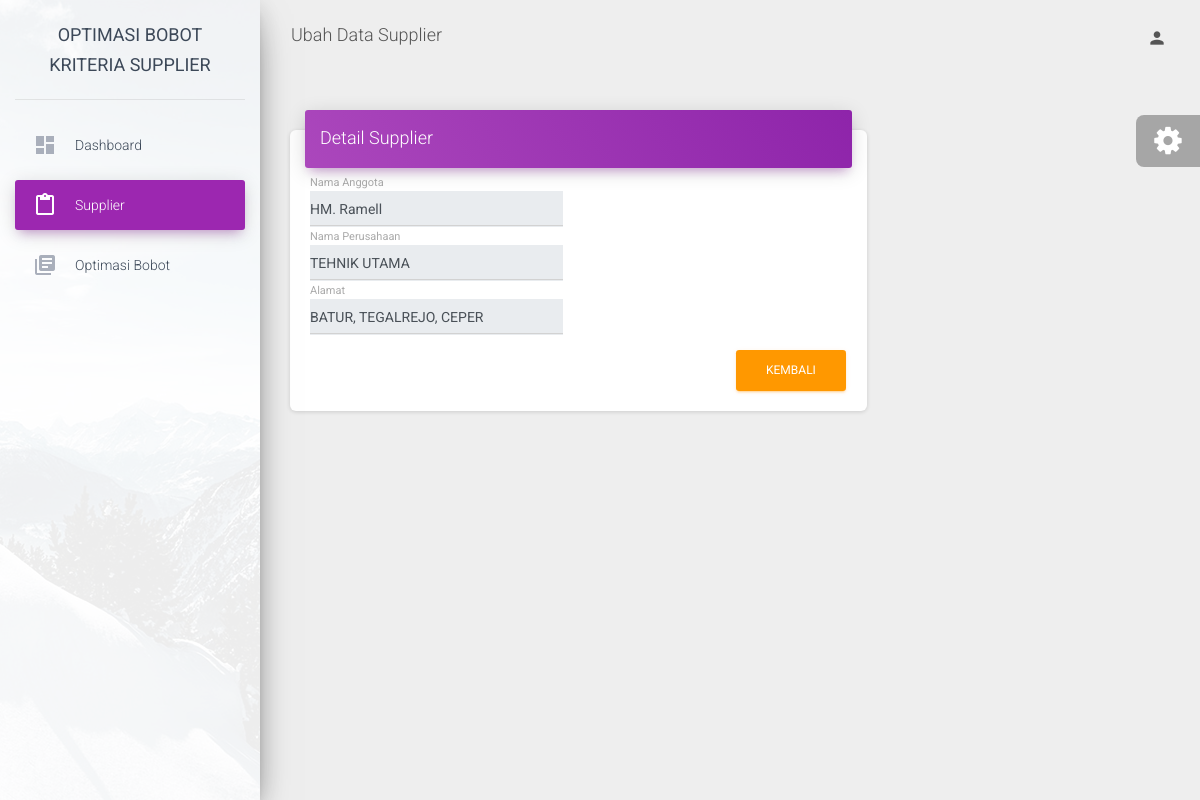
The app's page /welcome/update_supplier/155 with its own data.
### tables this page shows
CREATE TABLE `tb_supplier` (
  `id_anggota` int(11) NOT NULL,
  `nama_anggota` varchar(255) NOT NULL,
  `nama_perusahaan` varchar(255) NOT NULL,
  `alamat` text NOT NULL
);

### application/controllers/Welcome.php (called while the page is built, shortened)
<?php
class Welcome extends CI_Controller
{
	public function __construct()
	{
		$this->load->model("supplier_model");
		$this->load->model("bobot_model");
		$this->load->model("user_model");
		$this->load->library('form_validation');
	}
	public function update_supplier($id)
	{
		$data['title']		= 'Ubah Data Supplier';
		$data['nav']		= '3';
		$data['supplier']	= $this->db->get_where('tb_supplier', ['id_anggota' => $id])->row_array();
		$this->load->view('_partials/head', $data);
		$this->load->view('_partials/sidebar', $data);
		$this->load->view('_partials/topbar', $data);
		$this->load->view('update_supplier', $data);
		$this->load->view('_partials/foot', $data);
	}
}

### index.php (called while the page is built, shortened)
<?php
require_once BASEPATH.'core/CodeIgniter.php';

### application/views/update_supplier.php (the view, shortened to what this page needs)
            <div class="content">
                <div class="container-fluid">
                    <div class="row">
                        <div class="col-md-8">
                            <div class="card">
                                <div class="card-header card-header-primary">
                                    <h4 class="card-title">Detail Supplier</h4>
                                </div>
                                <div class="card-body">
                                    <form method="post" action="<?= base_url('welcome/edit_supplier') ?>">
                                        <div class="row">
                                            <div class="col-md-6">
                                                <div class="form-group">
                                                    <label class="bmd-label-floating">Nama Anggota</label>
                                                    <?php if (isset($_SESSION['email']) && $_SESSION['role_id'] == 1) : ?>
                                                        <input type="text" name="nama_anggota" class="form-control" value="<?= $supplier['nama_anggota']; ?>">
                                                    <?php else : ?>
                                                        <input type="text" name="nama_anggota" class="form-control" value="<?= $supplier['nama_anggota']; ?>" readonly>
                                                    <?php endif; ?>
                                                </div>
                                            </div>
                                        </div>
                                        <div class="row">
                                            <div class="col-md-6">
                                                <div class="form-group">
                                                    <label class="bmd-label-floating">Nama Perusahaan</label>
                                                    <?php if (isset($_SESSION['email']) && $_SESSION['role_id'] == 1) : ?>
                                                        <input type="text" name="nama_perusahaan" class="form-control" value="<?= $supplier['nama_perusahaan']; ?>">
                                                    <?php else : ?>
                                                        <input type="text" name="nama_perusahaan" class="form-control" value="<?= $supplier['nama_perusahaan']; ?>" readonly>
                                                    <?php endif; ?>
                                                </div>
                                            </div>
                                        </div>
                                        <div class="row">
                                            <div class="col-md-6">
                                                <div class="form-group">
                                                    <label class="bmd-label-floating">Alamat</label>
                                                    <?php if (isset($_SESSION['email']) && $_SESSION['role_id'] == 1) : ?>
                                                        <input type="text" name="alamat" class="form-control" value="<?= $supplier['alamat']; ?>">
                                                    <?php else : ?>
                                                        <input type="text" name="alamat" class="form-control" value="<?= $supplier['alamat']; ?>" readonly>
                                                    <?php endif; ?>
                                                </div>
                                            </div>
                                        </div>
                                        <?php if (isset($_SESSION['email']) && $_SESSION['role_id'] == 1) : ?>
                                        <button type="button" class="btn btn-danger pull-right"  data-toggle="modal" data-target="#yakinhapus">HAPUS</button>
                                        <button type="submit" class="btn btn-primary pull-right">EDIT</button>
                                        <a class="btn btn-success pull-right" href="<?= base_url()?>welcome/bobot_supplier/<?=$supplier['id_anggota']?>">BOBOT</a>
                                        <a class="btn btn-warning" href="<?= base_url('welcome/supplier') ?>">KEMBALI</a>
                                        <div class="clearfix"></div>
                                        <?php else : ?>
                                            <a class="btn btn-warning pull-right" href="<?= base_url('welcome/supplier') ?>">KEMBALI</a>
                                        <?php endif; ?>
                                    </form>
</div>
                                </div>
                            </div>
                        </div>
                    </div>
                </div>
            </div>
            </div>

### records on screen
tb_supplier: nama_anggota "HM. Ramell", nama_perusahaan "TEHNIK UTAMA", alamat "BATUR, TEGALREJO, CEPER"

### other values on screen
$title "Ubah Data Supplier"
